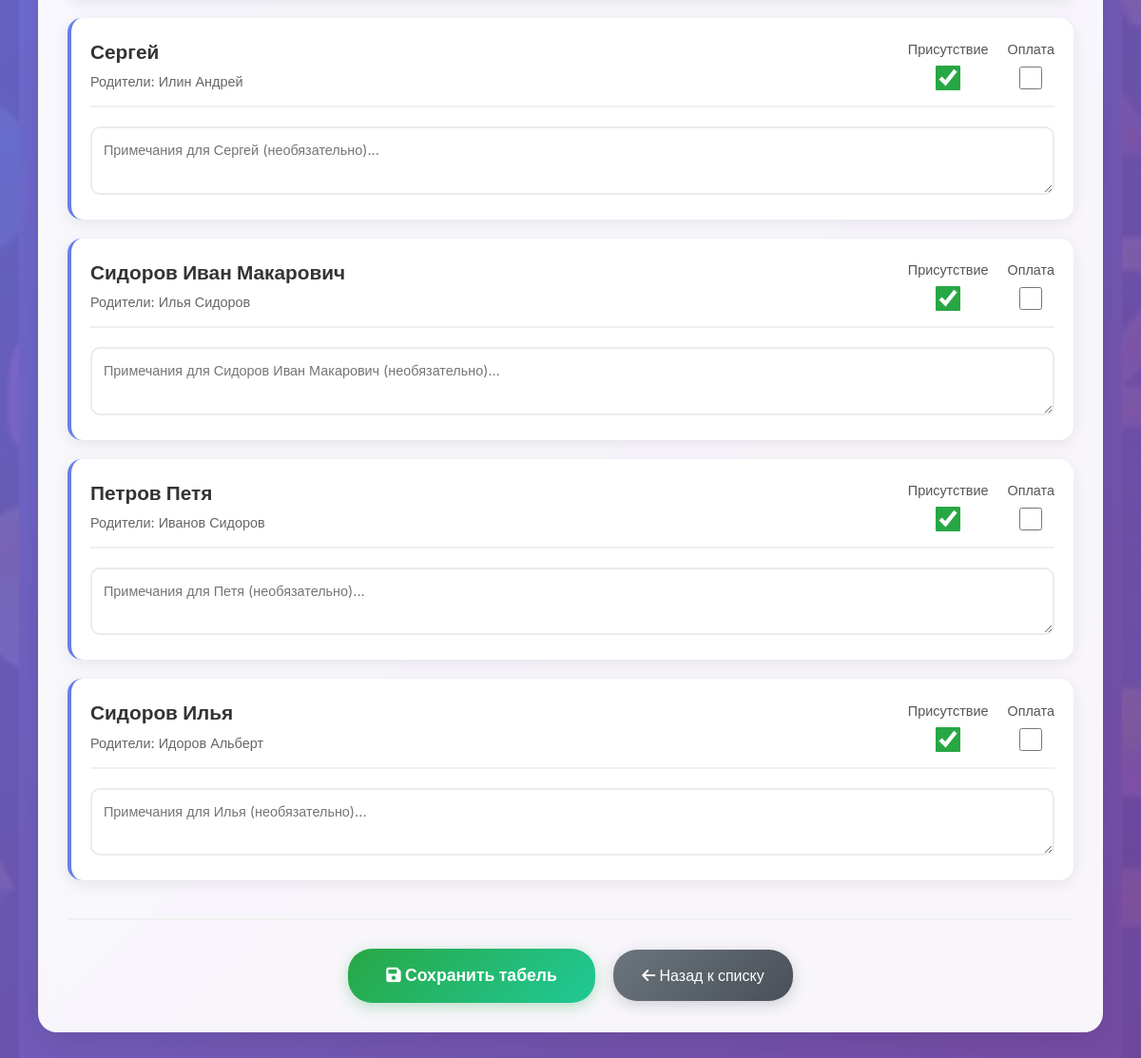
The app's page /teacher/classes/1/attendance/2025-08-25/edit/ (signed in, lower part), older data.
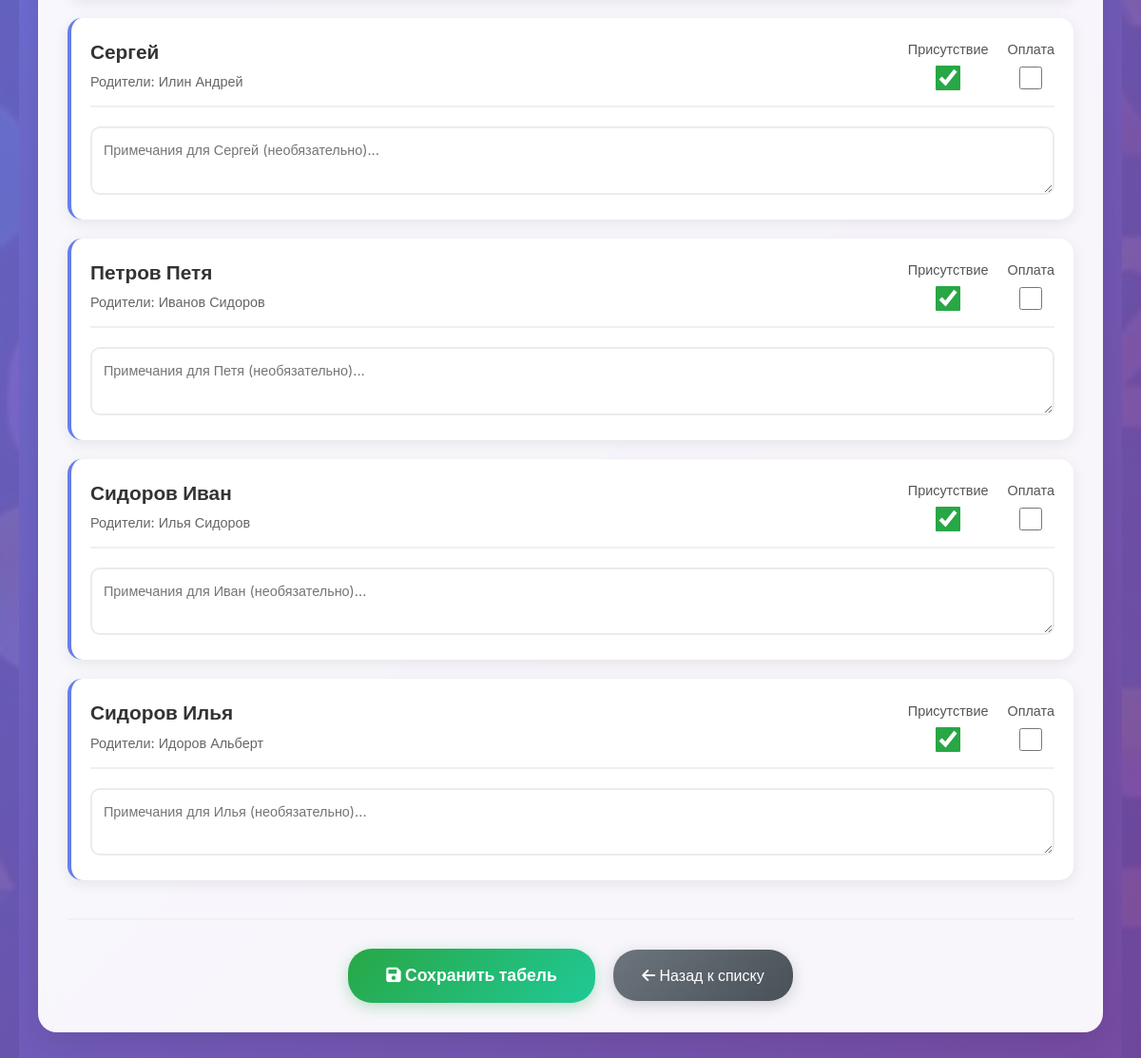
The same page, newer data.
### mental_app/models.py (models this page shows, shortened)
class Students(models.Model):
    name = models.CharField(max_length=50, verbose_name='Имя')
    surname = models.CharField(max_length=50, verbose_name='Фамилия', default='')
    age = models.IntegerField(verbose_name='Возраст')
    student_class = models.ForeignKey(Class, on_delete=models.CASCADE, related_name='students', verbose_name='Класс', null=True, blank=True)
    parent_first_name = models.CharField(max_length=50, blank=True, null=True, verbose_name='Имя родителя')
    parent_last_name = models.CharField(max_length=50, blank=True, null=True, verbose_name='Фамилия родителя')
    parent_phone_number = models.CharField(max_length=15, blank=True, null=True, verbose_name='Номер телефона родителя')
    created_at = models.DateTimeField(default=timezone.now)
    updated_at = models.DateTimeField(default=timezone.now)
    class Meta:
        verbose_name = 'Ученик'
        verbose_name_plural = 'Ученики'

### mental_app/views.py (the view)
# urls.py: path('teacher/classes/<int:class_id>/attendance/<str:date>/edit/', views.attendance_edit, name='attendance_edit'),
@login_required
def attendance_edit(request, class_id, date):
    try:
        class_obj = Class.objects.get(id=class_id)
        if class_obj.teacher != request.user.teacher_profile:
            return HttpResponseForbidden("У вас нет доступа к этому классу")
        attendances = Attendance.objects.filter(
            class_group=class_obj,
            date=date
        ).select_related('student').order_by('student__surname', 'student__name')
        if request.method == 'POST':
            forms_valid = True
            updated_attendances = []
            for attendance in attendances:
                form = AttendanceForm(request.POST, instance=attendance, prefix=f'attendance_{attendance.id}')
                if not form.is_valid():
                    forms_valid = False
                    break
                updated_attendances.append((attendance, form))
            if forms_valid:
                for attendance, form in updated_attendances:
                    is_present = form.cleaned_data.get('is_present', False)
                    is_paid = form.cleaned_data.get('is_paid', False)
                    notes = form.cleaned_data.get('notes', '')
                    attendance.is_present = is_present
                    attendance.is_paid = is_paid
                    attendance.notes = notes
                    attendance.save()
                messages.success(request, f'Посещения для {date} обновлены!')
                return redirect('attendance_list', class_id=class_id)
        else:
            attendance_forms = []
            for attendance in attendances:
                form = AttendanceForm(instance=attendance, prefix=f'attendance_{attendance.id}')
                attendance_forms.append((attendance, form))
        students = Students.objects.filter(student_class=class_obj).order_by('surname', 'name')
        return render(request, 'attendance_edit.html', {
            'class_obj': class_obj,
            'date': date,
            'attendance_forms': attendance_forms,
            'students': students,
            'title': f'Редактировать посещения на {date}'
        })
    except Class.DoesNotExist:
        messages.error(request, 'Класс не найден')
        return redirect('class_list')

### templates/attendance_edit.html (shortened to what this page needs)
{% extends 'base.html' %}
{% block content %}
<div class="attendance-edit-container">
    <div class="attendance-edit-content">
        <div class="attendance-form-section">
            {% if students %}
                <form method="post">
                    {% for student in students %}
                        <div class="student-row">
                            <div class="student-header">
                                <div class="student-info">
                                    <div class="student-name">{{ student.surname }} {{ student.name }}</div>
                                    <div class="student-details">
                                        {% if student.parent_first_name or student.parent_last_name %}
                                            Родители: {{ student.parent_last_name }} {{ student.parent_first_name }}
                                        {% endif %}
                                    </div>
                                </div>
                                <div class="attendance-controls">
                                    <div class="control-group">
                                        <label class="control-label">Присутствие</label>
                                        <input type="checkbox"
                                               name="attendance_{{ student.id }}"
                                               value="present"
                                               class="attendance-checkbox"
                                               checked
                                               onchange="updateStats()">
                                    </div>
                                    <div class="control-group">
                                        <label class="control-label">Оплата</label>
                                        <input type="checkbox"
                                               name="payment_{{ student.id }}"
                                               value="paid"
                                               class="payment-checkbox"
                                               onchange="updateStats()">
                                    </div>
                                </div>
                            </div>
                            <div class="notes-field">
                                <textarea name="notes_{{ student.id }}"
                                          placeholder="Примечания для {{ student.name }} (необязательно)..."></textarea>
                            </div>
                        </div>
                    {% endfor %}
                    <div class="form-actions">
                        <button type="submit" class="save-btn">
                            <i class="fas fa-save"></i>
                            Сохранить табель
                        </button>
                        <a href="{% url 'attendance_list' class_obj.id %}" class="back-btn">
                            <i class="fas fa-arrow-left"></i>
                            Назад к списку
                        </a>
                    </div>
                </form>
            {% endif %}
        </div>
    </div>
</div>
{% endblock %}

Row changes from the older to the newer data that the page shows:
shown differently, row unchanged: Students "Петров": moves up the list
changed Students: surname (not shown) → "Сидоров"; name "Сидоров Иван Макарович" → "Иван"; id "Примечания для Сидоров Иван Макарович (необязательно)..." → "Примечания для Иван (необязательно)..."
